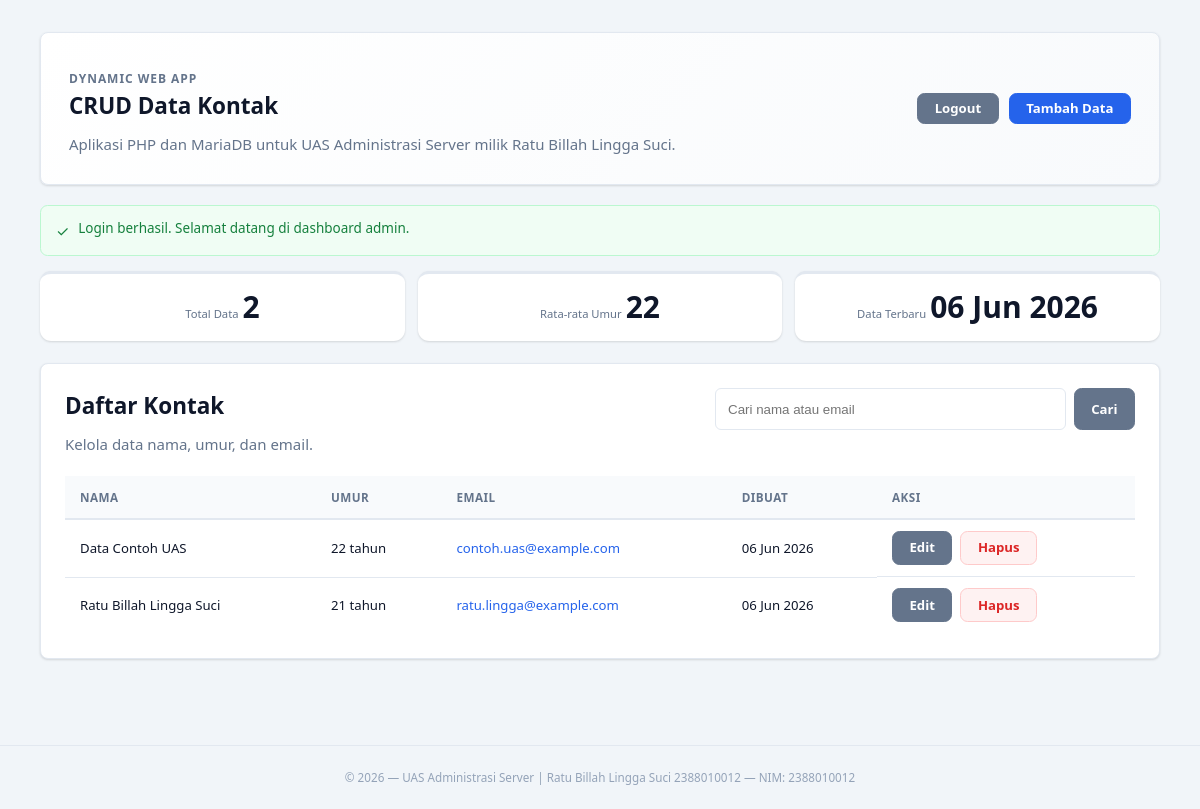
The page /dynamic-app/public/index.php (signed in) on the database its author committed.
### tables this page shows
CREATE TABLE IF NOT EXISTS `contacts` (
  `id`         INT UNSIGNED NOT NULL AUTO_INCREMENT,
  `name`       VARCHAR(100) NOT NULL,
  `age`        TINYINT UNSIGNED NOT NULL,
  `email`      VARCHAR(100) NOT NULL,
  `created_at` DATETIME NOT NULL DEFAULT CURRENT_TIMESTAMP,
  `updated_at` DATETIME NOT NULL DEFAULT CURRENT_TIMESTAMP ON UPDATE CURRENT_TIMESTAMP,
  PRIMARY KEY (`id`),
  UNIQUE KEY `uniq_contacts_email` (`email`)
);

### dynamic-app/public/index.php (the view, shortened to what this page needs)
<?php
require_once __DIR__ . '/../src/helpers.php';
$pdo = DB::get();
$search = sanitizeInput($_GET['q'] ?? '', 80);
$sql = 'SELECT id, name, age, email, created_at FROM contacts';
$params = [];
$sql .= ' ORDER BY id DESC';
$stmt = $pdo->prepare($sql);
$stmt->execute($params);
$contacts = $stmt->fetchAll();
$total = (int)$pdo->query('SELECT COUNT(*) FROM contacts')->fetchColumn();
$avgAge = $pdo->query('SELECT ROUND(AVG(age)) FROM contacts')->fetchColumn();
$latest = $pdo->query('SELECT created_at FROM contacts ORDER BY id DESC LIMIT 1')->fetchColumn();
echo pageHeader('Data Kontak');
?>
<main class="app-shell">
  <section class="hero-panel">
    <div>
      <p class="eyebrow">Dynamic Web App</p>
      <h1>CRUD Data Kontak</h1>
      <p>Aplikasi PHP dan MariaDB untuk UAS Administrasi Server milik Ratu Billah Lingga Suci.</p>
    </div>
    <div class="hero-actions">
      <a class="btn btn-secondary" href="/logout.php">Logout</a>
      <a class="btn btn-primary" href="/create.php">Tambah Data</a>
    </div>
  </section>
  <?= renderFlash(); ?>
  <section class="stats-grid">
    <article class="stat-card">
      <span class="stat-label">Total Data</span>
      <strong class="stat-value"><?= $total; ?></strong>
    </article>
    <article class="stat-card">
      <span class="stat-label">Rata-rata Umur</span>
      <strong class="stat-value"><?= $avgAge ? (int)$avgAge : 0; ?></strong>
    </article>
    <article class="stat-card">
      <span class="stat-label">Data Terbaru</span>
      <strong class="stat-value stat-date"><?= $latest ? formatDate($latest) : '-'; ?></strong>
    </article>
  </section>
  <section class="content-card">
    <div class="section-toolbar">
      <div>
        <h2>Daftar Kontak</h2>
        <p>Kelola data nama, umur, dan email.</p>
      </div>
      <form class="search-form" method="get">
        <input type="search" name="q" value="<?= e($search); ?>" placeholder="Cari nama atau email">
        <button class="btn btn-secondary" type="submit">Cari</button>
      </form>
    </div>
    <div class="table-wrap">
      <table class="data-table">
        <thead>
          <tr>
            <th>Nama</th>
            <th>Umur</th>
            <th>Email</th>
            <th>Dibuat</th>
            <th>Aksi</th>
          </tr>
        </thead>
        <tbody>
          <?php foreach ($contacts as $contact): ?>
            <tr>
              <td><?= e($contact['name']); ?></td>
              <td><?= (int)$contact['age']; ?> tahun</td>
              <td><a href="mailto:<?= e($contact['email']); ?>"><?= e($contact['email']); ?></a></td>
              <td><?= formatDate($contact['created_at']); ?></td>
              <td class="action-cell">
                <a class="btn btn-small btn-secondary" href="/edit.php?id=<?= (int)$contact['id']; ?>">Edit</a>
                <form action="/delete.php" method="post" onsubmit="return confirm('Hapus data ini?')">
                  <button class="btn btn-small btn-danger" type="submit">Hapus</button>
                </form>
              </td>
            </tr>
          <?php endforeach; ?>
        </tbody>
      </table>
    </div>
  </section>
</main>
<?= pageFooter(); ?>

### dynamic-app/src/helpers.php (shortened to what this page needs)
<?php
function e(string $str): string {
    return htmlspecialchars($str, ENT_QUOTES | ENT_HTML5, 'UTF-8');
}
function getFlash(): ?array {
    if (!empty($_SESSION['flash'])) {
        $flash = $_SESSION['flash'];
        return $flash;
    }
    return null;
}
function renderFlash(): string {
    $flash = getFlash();
    $icons = ['success' => '&#10003;', 'error' => '&#9888;', 'info' => '&#9432;', 'warning' => '&#9888;'];
    $icon  = $icons[$flash['type']] ?? '&#9432;';
    return sprintf(
        '<div class="alert alert-%s"><span class="alert-icon">%s</span> %s</div>',
        e($flash['type']),
        $icon,
        e($flash['message'])
    );
}
function formatDate(?string $date): string {
    $d = new DateTime($date);
    $bulan = ['', 'Jan', 'Feb', 'Mar', 'Apr', 'Mei', 'Jun',
                   'Jul', 'Agu', 'Sep', 'Okt', 'Nov', 'Des'];
    return $d->format('d') . ' ' . $bulan[(int)$d->format('n')] . ' ' . $d->format('Y');
}
function sanitizeInput(string $value, int $maxLen = 255): string {
    return mb_substr(trim($value), 0, $maxLen);
}
function pageHeader(string $title, string $activePage = ''): string {
    ?>
<!DOCTYPE html>
<html lang="id">
<head>
  <link rel="stylesheet" href="/assets/style.css">
</head>
<body>
    <?php
    return ob_get_clean();
}
function pageFooter(): string {
    $year    = date('Y');
    $appName = APP_NAME;
    $nim     = APP_NIM;
    return "
  <footer class=\"app-footer\">
    <p>&copy; {$year} &mdash; {$appName} &mdash; NIM: {$nim}</p>
  </footer>
</body>
</html>";
}

### rows shown on the page
contacts: name "Data Contoh UAS", age "22", email "contoh.uas@example.com", created_at "06 Jun 2026"
contacts: name "Ratu Billah Lingga Suci", age "21", email "ratu.lingga@example.com", created_at "06 Jun 2026"

### other values the page prints
$icon "✓"
$flash['message'] "Login berhasil. Selamat datang di dashboard admin."
$total "2"
$avgAge "22"
formatDate($latest) "06 Jun 2026"
$appName "UAS Administrasi Server | Ratu Billah Lingga Suci 2388010012"
$nim "2388010012"
